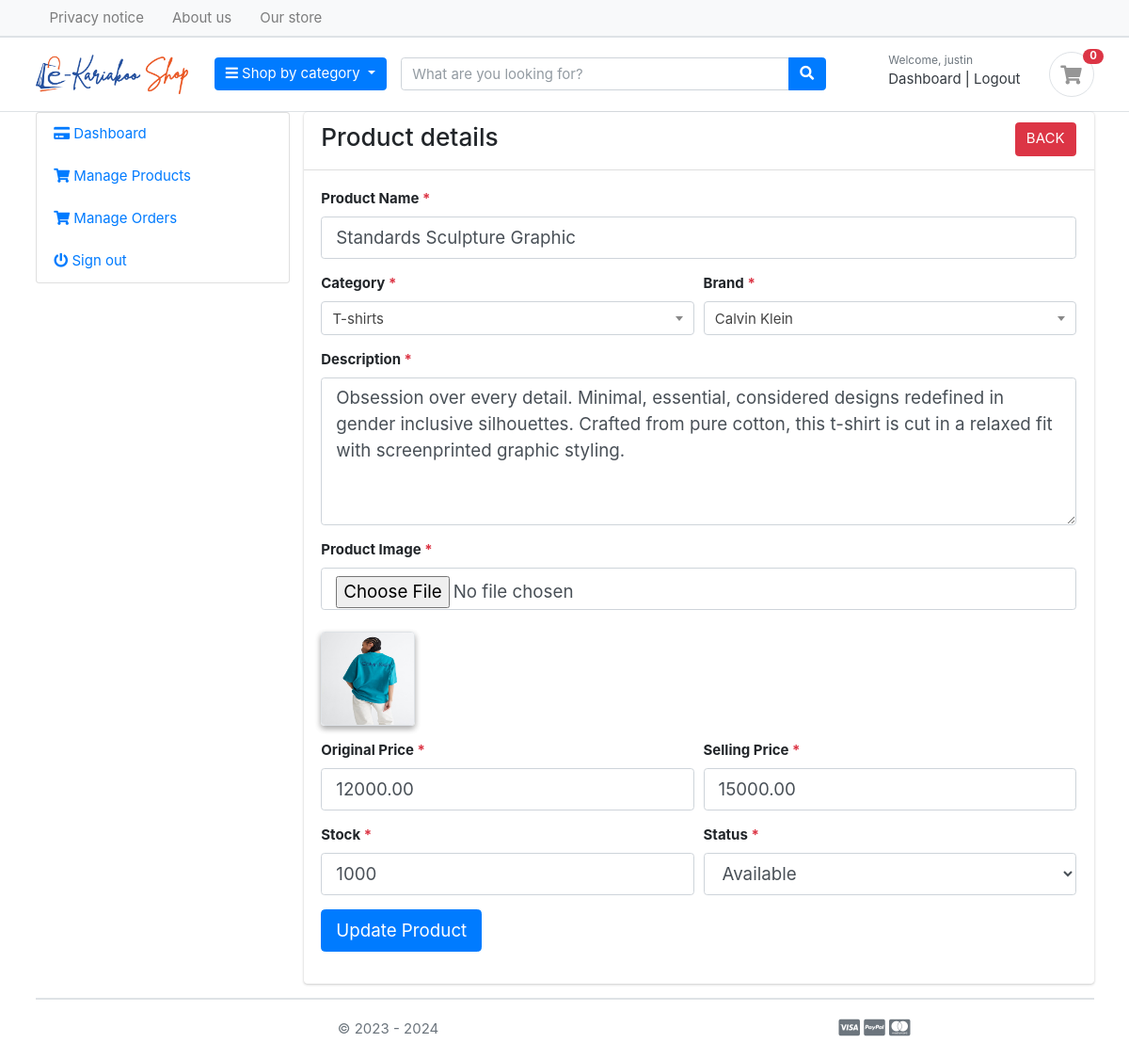
The app's page /store/update-product/1 (signed in) with its own data.
### users/models.py (models this page shows, shortened)
class Account(AbstractBaseUser, PermissionsMixin):
    first_name = models.CharField(max_length=50)
    last_name = models.CharField(max_length=50)
    username = models.CharField(max_length=50)
    email = models.EmailField(max_length=100, unique=True)
    phone_number = models.CharField(max_length=50, blank=True)
    date_joined = models.DateTimeField(auto_now_add=True)
    last_login = models.DateTimeField(auto_now_add=True)
    is_admin = models.BooleanField(default=False)
    is_staff = models.BooleanField(default=False)
    is_active = models.BooleanField(default=False)
    is_superadmin = models.BooleanField(default=False)
    groups = models.ManyToManyField(
        Group,
        related_name='account_set',  # Change this to avoid clash
        blank=True,
        help_text='The groups this user belongs to.',
        related_query_name='account'
    )
    user_permissions = models.ManyToManyField(
        Permission,
        related_name='account_set',  # Change this to avoid clash
        blank=True,
        help_text='Specific permissions for this user.',
        related_query_name='account'
    )
    USERNAME_FIELD = 'email'  # login using email
    REQUIRED_FIELDS = ['username', 'first_name', 'last_name']
    objects = UserAccountManager()
    class Meta:
        db_table = 'user'
        verbose_name = 'account'
        verbose_name_plural = 'Users'

### product_store/models.py (models this page shows, shortened)
class Product(models.Model):
    vendor = models.CharField(max_length=200)
    product_name = models.CharField(max_length=200, unique=True)
    product_slug = models.SlugField(max_length=200, unique=True)
    product_description = models.TextField(max_length=500, blank=True)
    product_image = models.ImageField(upload_to='photos/products')
    product_category = models.ForeignKey(Category, on_delete=models.CASCADE)
    product_brand = models.ForeignKey(Brand, on_delete=models.CASCADE)
    product_stock = models.IntegerField()
    original_price = MoneyField(
        max_digits=14, decimal_places=2, default_currency='TZS')
    selling_price = MoneyField(
        max_digits=14, decimal_places=2, default_currency='TZS')
    status = models.BooleanField(default=True)
    created_at = models.DateTimeField(auto_now_add=True)
    modified_at = models.DateTimeField(auto_now=True)
    class Meta:
        db_table = 'product'
        verbose_name = 'product'
        verbose_name_plural = 'Product'

### product_store/views.py (the view, shortened to what this page needs)
# urls.py: path('update-product/<str:pk>', views.update_product, name='update_product'),
@login_required(login_url = 'login')
def update_product(request, pk):
    product = Product.objects.get(id=pk)
    categories = Category.objects.all()
    brands = Brand.objects.all()
    context = {
        'product': product,
        'categories': categories,
        'brands': brands
    }
    return render(request, 'product/crud/update.html', context)

### product_cart/context_processors.py (called while the page is built)
def counter(request):
    cart_count = 0
    if 'admin' in request.path:
        return {}
    else:
        try:
            cart = Cart.objects.filter(cart_id=_cart_id(request))
            if request.user.is_authenticated:
                cart_items = CartProduct.objects.all().filter(user=request.user)
            else:
                cart_items = CartProduct.objects.all().filter(cart=cart[:1])
            for cart_item in cart_items:
                cart_count += cart_item.quantity
        except Cart.DoesNotExist:
            cart_count = 0
    return dict(cart_count=cart_count)

### product_cart/views.py (called while the page is built)
def _cart_id(request):
    cart = request.session.session_key
    if not cart:
        cart = request.session.create()
    return cart

### product_catalog/context_processors.py (called while the page is built)
def category_menu(request):
    categories = Category.objects.all()
    return dict(categories=categories)

### product_catalog/models.py (called while the page is built)
    def get_url(self):
        return reverse('products_by_category', args=[self.category_slug])

### templates/product/crud/update.html (shortened to what this page needs)
{% extends 'base.html' %}
{% load static %}
{% block content %}
<div class="row">
    {% include 'vendor/sidebar.html' %}
    <main class="col-md-9">
        <article class="card">
            <header class="card-header">
                <h3>Product details
                    <a href="{% url 'products_by_vendor' %}" class="btn btn-danger float-right">BACK</a>
                </h3>
            </header>
            <div class="card-body">
                <div class="row">
                    <div class="col-md-12">
                        <form action="" method="POST" enctype="multipart/form-data">
                            <div class="form-row">
                                <div class="col form-group">
                                    <label>Product Name<span class="text-danger"> *</label>
                                    <input type="text" name="product_name" class="form-control form-control-lg rounded"
                                        value="{{ product.product_name }}" placeholder="Product Name" />
                                </div>
                            </div>
                            <div class="form-row">
                                <div class="form-group col-md-6">
                                    <label>Category<span class="text-danger"> *</label>
                                </div>
                                <div class="form-group col-md-6">
                                    <label>Brand<span class="text-danger"> *</label>
                                </div>
                            </div>
                            <div class="form-row">
                                <div class="col form-group">
                                    <label>Description<span class="text-danger"> *</label>
                                    <textarea name="description" class="form-control form-control-lg rounded"
                                        rows="5">{{ product.product_description }}</textarea>
                                </div>
                            </div>
                            <div class="form-row">
                                <div class="col form-group">
                                    <label>Product Image<span class="text-danger"> *</label>
                                    <input type="file" name="picture" class="form-control form-control-lg rounded"><br>
                                    <img src="{{product.product_image.url}}" class="img-rounded border elevation-2" style="width:100px;height:100px">
                                </div>
                            </div>
                            <div class="form-row">
                                <div class="form-group col-md-6">
                                    <label>Original Price<span class="text-danger"> *</label>
                                    <input type="text" name="original_price"
                                        class="form-control form-control-lg rounded"
                                        value="{{ product.original_price }}" placeholder="Original Price" />
                                </div>
                                <div class="form-group col-md-6">
                                    <label>Selling Price<span class="text-danger"> *</label>
                                    <input type="text" name="selling_price"
                                        class="form-control form-control-lg rounded" value="{{ product.selling_price }}"
                                        placeholder="Selling Price" />
                                </div>
                            </div>
                            <div class="form-row">
                                <div class="form-group col-md-6">
                                    <label>Stock<span class="text-danger"> *</label>
                                    <input type="text" name="stock" class="form-control form-control-lg rounded"
                                        value="{{ product.product_stock }}" placeholder="Stock" />
                                </div>
                                <div class="form-group col-md-6">
                                    <label>Status<span class="text-danger"> *</label>
                                    <select name="status" class="form-control form-control-lg rounded">
                                        <option value="1" {% if product.status == 1 %}selected{% endif %}>Available</option>
                                    </select>
                                </div>
                            </div>
                            <div class="form-group">
                                <button type="submit" class="btn btn-lg btn btn-primary submit-btn">
                                    Update Product</button>
                            </div>
                        </form>
                    </div>
                </div>
            </div>
        </article>
    </main>
</div>
{% endblock %}

### templates/partials/navigation.html (shortened to what this page needs)
{% load static %}
<header class="section-header">
  <nav class="navbar p-md-0 navbar-expand-sm navbar-light border-bottom">
    <div class="container">
      <div class="navbar-collapse collapse show" id="navbarTop4">
        <ul class="navbar-nav mr-auto">
          <li class="nav-item dropdown">
            <a href="{% url 'terms_and_conditions' %}" target="_blank" class="nav-link">Privacy notice</a>
          </li>
          <li class="nav-item dropdown">
            <a href="{% url 'about_us' %}" class="nav-link">About us</a>
          </li>
          <li class="nav-item dropdown">
            <a href="{% url 'product_store' %}" class="nav-link">Our store</a>
          </li>
        </ul>
      </div>
    </div>
  </nav>
  <nav class="navbar p-md-0 navbar-expand-sm navbar-light border-bottom">
  </nav>
  <section class="header-main border-bottom">
    <div class="container">
      <div class="row align-items-center">
        <div class="col-lg-2 col-md-3 col-6">
          <a href="{% url 'home' %}" class="brand-wrap">
            <img class="logo" src="{% static './images/logoo.png' %}" />
          </a>
        </div>
        <div class="col-lg col-sm col-md col-6 flex-grow-0">
          <div class="category-wrap dropdown d-inline-block float-right">
            <button type="button" class="btn btn-primary dropdown-toggle" data-toggle="dropdown">
              <i class="fa fa-bars"></i> Shop by category
            </button>
          </div>
        </div>
        <div class="col-lg  col-md-6 col-sm-12 col">
          <form action="{% url 'search_product' %}" method="GET" class="search">
            <div class="input-group w-100">
              <input type="text" class="form-control" placeholder="What are you looking for?" name="q" required>
              <div class="input-group-append">
                <button class="btn btn-primary" type="submit">
                  <i class="fa fa-search"></i>
                </button>
              </div>
            </div>
          </form>
        </div>
        <div class="col-lg-3 col-sm-6 col-8 order-2 order-lg-3">
          <div class="d-flex justify-content-end mb-3 mb-lg-0">
            {% if user.id is None %}
            <div class="widget-header">
              <small class="title text-muted">Are you a customer?</small>
              <div>
                <a href="{% url 'login' %}">Sign in</a>
                <span class="dark-transp"> | </span>
                <a href="{% url 'registration' %}"> Sign up</a>
              </div>
            </div>
            {% else %}
            <div class="widget-header">
              <small class="title text-muted">Welcome, {{ user.first_name }}</small>
              <div>
                <a href="{% url 'customer_dashboard' %}">Dashboard</a> <span class="dark-transp"> | </span>
                <a href="{% url 'logout' %}"> Logout</a>
              </div>
            </div>
            {% endif %}
            <a href="{% url 'cart' %}" class="widget-header pl-3 ml-3">
              <div class="icon icon-sm rounded-circle border">
                <i class="fa fa-shopping-cart"></i>
              </div>
              <span class="badge badge-pill badge-danger notify">{{ cart_count }}</span>
            </a>
          </div>
        </div>
      </div>
    </div>
  </section>
</header>

### static/css/ui.css (style rules this page uses)
html { font-family: "Inter", sans-serif; font-size: 15px; }
.icon-xs, .icon-sm, .icon-md, .icon-lg { display: inline-block; text-align: center; flex-shrink: 0; flex-grow: 0; }
.icon-sm { width: 48px; height: 48px; line-height: 48px !important; font-size: 20px; }
article:after, .form-group:after { display: block; clear: both; content: ""; }
.header-main { position: relative; padding-top: 1rem; padding-bottom: 1rem; }
.brand-wrap .logo, .navbar-brand .logo { margin-right: 7px; max-height: 42px; display: inline-block; }
.widget-header { display: inline-block; vertical-align: middle; position: relative; }
.widget-header a { color: #343a40; }
.widget-header i { color: #969696; }
.widget-header .title { display: block; }
.widget-header .notify { position: absolute; top: -3px; right: -10px; }
.notify { position: absolute; top: -4px; right: -10px; display: inline-block; padding: 0.25em 0.6em; font-size: 12px; line-height: 1; text-align: center; border-radius: 3rem; color: #fff; background-color: #fa3434; }

### records on screen
Account: first_name "justin"
Product: product_name "Standards Sculpture Graphic", description "Obsession over every detail. Minimal, essential, considered designs redefined in gender inclusive silhouettes. Crafted from pure cotton, this t-shirt is cut in a relaxed fit with screenprinted graphic styling.", product_image (picture), original_price "12000.00", selling_price "15000.00", stock "1000", status "Available"

### other values on screen
{{ cart_count }} "0"
